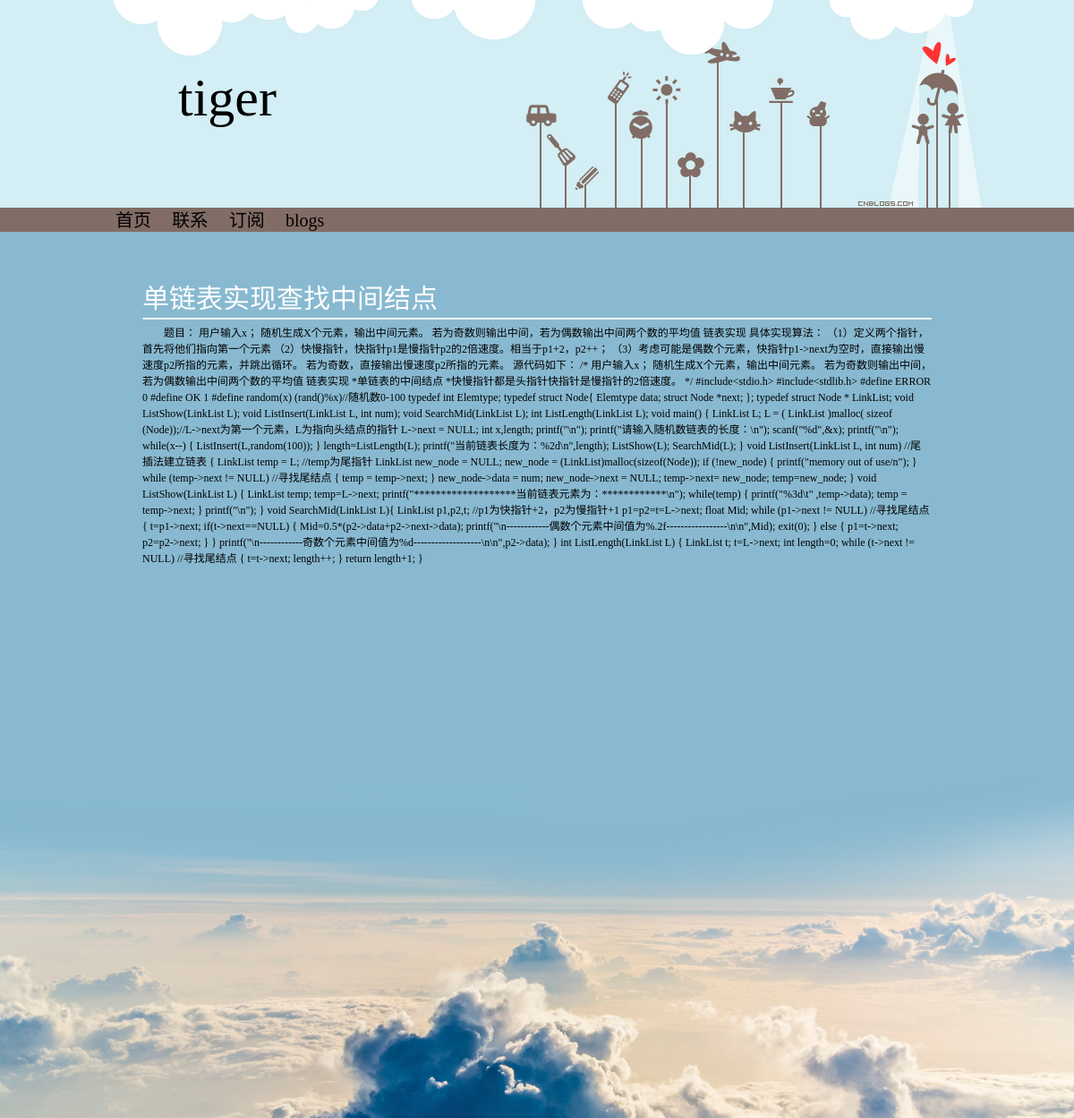
The app's page /article/2 with its own data.
### blog/models.py (models this page shows, shortened)
class Article(models.Model):
    title = models.CharField(max_length=32, default='title')
    content = models.TextField(null=True)

### blog/views.py (the view)
# urls.py: url(r'^article/(?P<article_id>[0-9]+)$', views.article_page),
def article_page(request, article_id):
    article = models.Article.objects.get(pk=article_id)
    return render(request,
                  'blog/article_page.html', {'article': article})

### blog/templates/blog/article_page.html (shortened to what this page needs)
<!DOCTYPE html>
<html lang="en">
<head>
    <link rel="stylesheet" href="/static/blogs/css/base.css" type="text/css">
    <link rel="stylesheet" href="/static/blogs/css/blogs_index.css" type="text/css">
</head>
<body>
<img class="bg_foot" src="/static/blogs/images/bg_foot_1.png" alt="">
<div class="header">
    <div class="header-container">
        <img src="/static/blogs/images/banner.gif" alt="">
        <p>
            tiger
        </p>
    </div>
</div>
<div class="nav">
    <div class="nav-container">
        <a href="../../tiger">首页</a>
        <a href="../../tiger">联系</a>
        <a href="../../tiger">订阅</a>
        <a href="../blogs">blogs</a>
    </div>
</div>
<div class="blog-container">
    <h1>
        {{ article.title }}
    </h1>
    <hr>
    <h2>{{ article.content }}</h2>
</div>
</body>
</html>

### static/blogs/css/base.css (style rules this page uses)
html, a, body, ul, li, ol, dl, dd, dt, p, h1, h2, h3, h4, h5, h6, form, fieldset, legend, img { margin:0; padding:0; color: #fff; font-family: "Microsoft YaHei" }
fieldset, img,input,button { border:none; padding:0;margin:0;outline-style:none; }
img { border:0; vertical-align:middle; }
* { box-sizing: border-box; }
*:before { box-sizing: border-box; }
*:after { box-sizing: border-box; }
body { font:12px/150% Arial,Verdana,"\5b8b\4f53"; color:#000; background:#fff }
a { color:#000; text-decoration:none; }
h1,h2,h3,h4,h5,h6 { text-decoration:none;font-weight:normal;font-size:100%; }

### static/blogs/css/blogs_index.css (style rules this page uses)
body { min-height: 1249px; position: relative; background-color: rgba(136,185,208,1); }
.bg_foot { position: absolute; bottom: 0; width: 100%; }
.header { background-color: #d3eef4; }
.header-container { margin: 0 auto; width: 1002px; position: relative; font-size: 60px; color: #000; }
.header-container p { position: absolute; font-size: 60px; color: #000; top: 100px; left: 100px; }
.nav { background-color: #816d65; min-width: 1002px; }
.nav-container { margin: 0 auto; width: 1002px; padding: 3px 20px; }
.nav-container a { font-size: 20px; position: relative; top: 2px; padding: 0 10px; }
.blog-container { width: 1002px; margin: 0 auto; padding: 60px; }
.blog-container h1 { font-size: 30px; height: 30px; line-height: 30px; color: #fff; }
.blog-container hr { border-top: 1px solid #FFF; }
.blog-container h2 { text-indent: 24px; color: #000; }

### records on screen
Article: title "单链表实现查找中间结点", content "题目： 用户输入x； 随机生成X个元素，输出中间元素。 若为奇数则输出中间，若为偶数输出中间两个数的平均值 链表实现 具体实现算法： （1）定义两个指针，首先将他们指向第一个元素 （2）快慢指针，快指针p1是慢指针p2的2倍速度。相当于p1+2，p2++； （3）考虑可能是偶数个元素，快指针p1->next为空时，直接输出慢速度p2所指的元素，并跳出循环。 若为奇数，直接输出慢速度p2所指的元素。 源代码如下： /* 用户输入x； 随机生成X个元素，输出中间元素。 若为奇数则输出中间，若为偶数输出中间两个数的平均值 链表实现 *单链表的中间结点 *快慢指针都是头指针快指针是慢指针的2倍速度。 */ #include<stdio.h> #include<stdlib.h> #define ERROR 0 #define OK 1 #define random(x) (rand()%x)//随机数0-100 typedef int Elemtype; typedef struct Node{ Elemtype data; struct Node *next; }; typedef struct Node * LinkList; void ListShow(LinkList L); void ListInsert(LinkList L, int num); void SearchMid(LinkList L); int ListLength(LinkList L); void main() { LinkList L; L = ( LinkList )malloc( sizeof…"
